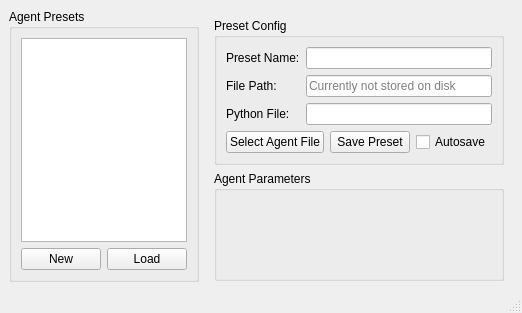
<?xml version="1.0" encoding="UTF-8"?>
<ui version="4.0">
 <class>AgentPresetCustomiser</class>
 <widget class="QMainWindow" name="AgentPresetCustomiser">
  <property name="geometry">
   <rect>
    <x>0</x>
    <y>0</y>
    <width>484</width>
    <height>313</height>
   </rect>
  </property>
  <property name="windowTitle">
   <string>Agent Preset Customiser</string>
  </property>
  <widget class="QWidget" name="centralwidget">
   <layout class="QHBoxLayout" name="horizontalLayout" stretch="1,2">
    <item>
     <widget class="QGroupBox" name="groupBox_3">
      <property name="title">
       <string>Agent Presets</string>
      </property>
      <layout class="QVBoxLayout" name="verticalLayout">
       <item>
        <widget class="QListWidget" name="presets_listwidget">
         <property name="sizePolicy">
          <sizepolicy hsizetype="Preferred" vsizetype="Expanding">
           <horstretch>0</horstretch>
           <verstretch>0</verstretch>
          </sizepolicy>
         </property>
         <property name="minimumSize">
          <size>
           <width>150</width>
           <height>0</height>
          </size>
         </property>
        </widget>
       </item>
       <item>
        <layout class="QHBoxLayout" name="horizontalLayout_2">
         <item>
          <widget class="QPushButton" name="preset_new_pushbutton">
           <property name="text">
            <string>New</string>
           </property>
          </widget>
         </item>
         <item>
          <widget class="QPushButton" name="preset_load_pushbutton">
           <property name="text">
            <string>Load</string>
           </property>
          </widget>
         </item>
        </layout>
       </item>
      </layout>
     </widget>
    </item>
    <item>
     <widget class="QFrame" name="right_frame">
      <layout class="QVBoxLayout" name="verticalLayout_4" stretch="0,1">
       <property name="bottomMargin">
        <number>1</number>
       </property>
       <item>
        <widget class="QGroupBox" name="preset_config_groupbox">
         <property name="sizePolicy">
          <sizepolicy hsizetype="Preferred" vsizetype="Preferred">
           <horstretch>0</horstretch>
           <verstretch>0</verstretch>
          </sizepolicy>
         </property>
         <property name="title">
          <string>Preset Config</string>
         </property>
         <layout class="QGridLayout" name="gridLayout_2" columnstretch="1,1,2,2">
          <item row="0" column="0">
           <widget class="QLabel" name="label_2">
            <property name="text">
             <string>Preset Name:</string>
            </property>
           </widget>
          </item>
          <item row="6" column="0">
           <widget class="QLabel" name="label">
            <property name="text">
             <string>Python File:</string>
            </property>
           </widget>
          </item>
          <item row="3" column="0">
           <widget class="QLabel" name="label_17">
            <property name="text">
             <string>File Path:</string>
            </property>
           </widget>
          </item>
          <item row="8" column="2">
           <widget class="QPushButton" name="preset_save_pushbutton">
            <property name="text">
             <string>Save Preset</string>
            </property>
           </widget>
          </item>
          <item row="8" column="3" alignment="Qt::AlignHCenter">
           <widget class="QCheckBox" name="preset_autosave_checkbox">
            <property name="text">
             <string>Autosave</string>
            </property>
           </widget>
          </item>
          <item row="8" column="0" colspan="2">
           <widget class="QPushButton" name="python_file_select_button">
            <property name="text">
             <string>Select Agent File</string>
            </property>
           </widget>
          </item>
          <item row="6" column="1" colspan="3">
           <widget class="QLineEdit" name="preset_python_file_lineedit">
            <property name="readOnly">
             <bool>true</bool>
            </property>
            <property name="clearButtonEnabled">
             <bool>false</bool>
            </property>
           </widget>
          </item>
          <item row="3" column="1" colspan="3">
           <widget class="QLineEdit" name="preset_path_lineedit">
            <property name="readOnly">
             <bool>true</bool>
            </property>
            <property name="placeholderText">
             <string>Currently not stored on disk</string>
            </property>
           </widget>
          </item>
          <item row="0" column="1" colspan="3">
           <widget class="QLineEdit" name="preset_name_lineedit"/>
          </item>
         </layout>
        </widget>
       </item>
       <item>
        <widget class="QGroupBox" name="agent_parameters_groupbox">
         <property name="title">
          <string>Agent Parameters</string>
         </property>
        </widget>
       </item>
      </layout>
     </widget>
    </item>
   </layout>
  </widget>
  <widget class="QStatusBar" name="statusbar"/>
 </widget>
 <resources/>
 <connections/>
</ui>
